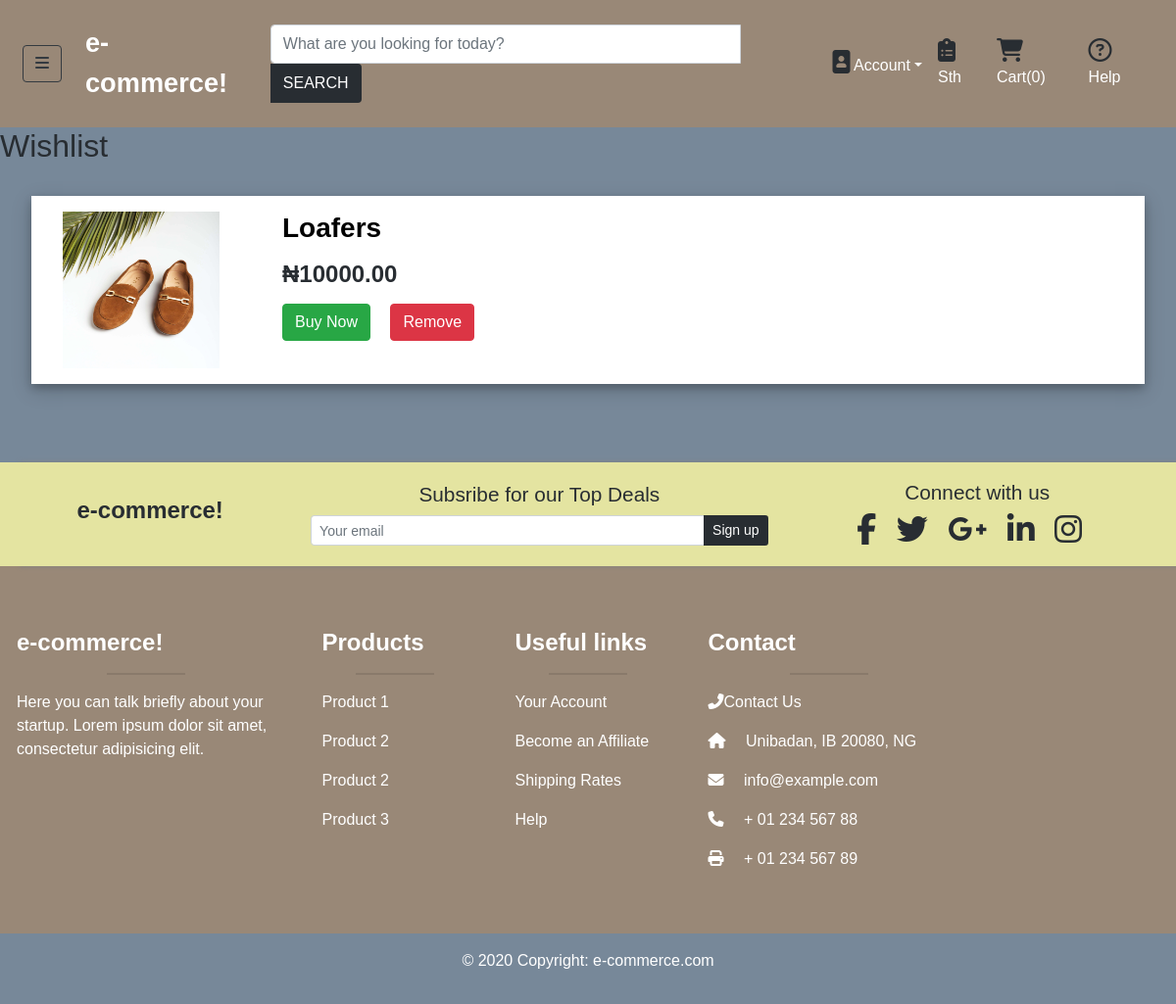
Screenshot of /wishlist/ (signed in) with the database file from the repository.
### store/models.py (models this page shows, shortened)
class Product(models.Model):
    product_name = models.CharField(max_length=100, null=True, blank=True)
    product_category = models.ForeignKey(Category, null=True, on_delete=models.CASCADE)
    product_image = models.ImageField(upload_to='product_images', default='product.jpg')
    product_price = models.DecimalField(max_digits=7, decimal_places=2)
    product_description = models.TextField()
    @property
    def imageURL(self):
        try:
            url = self.product_image.url
        except:
            url = ''
        return url

### store/views.py (the view)
# urls.py: path('wishlist/', views.wishlist, name='Store-wishlist'),
@login_required
def wishlist(request):
    customer = request.user.customer
    customer_wishlist_products = customer.wishlist.get_wishlist_products
    number_of_products = customer.wishlist.get_wishlist_total
    data = cartData(request)
    categories = Category.objects.all()
    if number_of_products >= 1:
        context = {
            'wishlist_products' : customer_wishlist_products,
            'categories': categories,
            'cart_items': data['cartItems'],
        }
        return render(request, 'store/wishlist.html', context)
    else:
        context = {
            'categories': categories,
            'cart_items': data['cartItems'],
        }
        return render(request, 'store/empty_wishlist.html', context)

### store/models.py (called while the page is built)
    def __str__(self):
        return self.name

    @property
    def get_cart_items(self):
        order_items = self.orderitem_set.all()
        total = sum([item.quantity for item in order_items])
        return total

    @property
    def get_wishlist_total(self):
        return self.products.all().count()

    @property
    def get_wishlist_products(self):
        return self.products.all()

### store/utils.py (called while the page is built)
def cartData(request):
    if request.user.is_authenticated:
        customer = request.user.customer
        order, created = Order.objects.get_or_create(customer=customer, order_status='pending')
        items = order.orderitem_set.all()
        cart_items = order.get_cart_items
    else:
        cookieData = cookieCart(request)
        cart_items = cookieData['cartItems']
        order = cookieData['order']
        items = cookieData['items']
    return {'cartItems': cart_items, 'order': order, 'items': items}

### store/templates/store/wishlist.html (shortened to what this page needs)
{% extends 'store/base_template.html' %}
{% load static %}
{% block css %}
  <link rel="stylesheet" type="text/css" href="{% static 'css/wishlist.css' %}">
{% endblock css %}
{% block content %}
    <h2>Wishlist</h2>
    <section class="section">
        {% for product in wishlist_products %}
        <div class="cart-item">
            <div class="flex-item">
                <img src="{{ product.imageURL }}" class="product-img" alt="">
            </div>
            <div class="flex-item">
                <a href="{% url 'Product_details' product.id %}" style="color: black; text-decoration: none"><h3>{{ product.product_name}}</h3></a>
                <h4 class="prices">&#8358;{{ product.product_price|floatformat:2}}</h4>
                <a class="btn btn-success" id="update-cart" data-product_id={{product.id}} data-action="add" href="{% url 'move_to_cart' product.id %}">Buy Now</a>
                <a href="{% url 'remove_from_wishlist' product.id %}" class="btn btn-danger">Remove</a>
            </div>
        </div>
        {% endfor %}
  </section>
{% endblock content %}

### static/css/style.css (style rules this page uses)
body { font-family: Arial, Helvetica, sans-serif; font-size: 16px; color: rgb(40, 45, 50); background-color: rgb(119,136,153); }

### static/css/wishlist.css (style rules this page uses)
.product-img { height: 10rem; width: 10rem; float: left; }
.cart-item { margin: 2rem; box-shadow: 0 4px 8px 0 rgba(0, 0, 0, 0.2), 0 6px 20px 0 rgba(0, 0, 0, 0.19); background-color: white; display: flex; }
.cart-item h3 , .flex-item .prices { font-weight: bold; padding-bottom: 0.5rem; }
.flex-item { margin: 1rem 2rem; }
.flex-item .btn { margin-right: 1rem; }

### rows the page displays
Product: imageURL (picture), product_name "Loafers", product_price "10000.00"

### other values shown
{{ cart_items }} "0"
